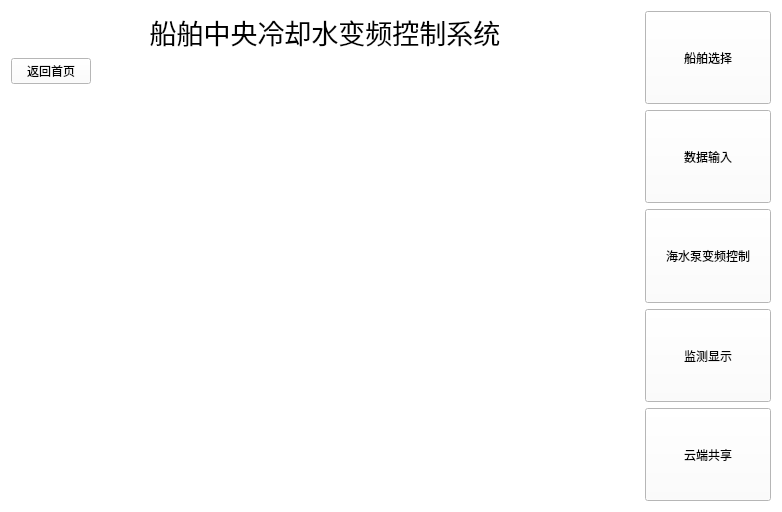
<?xml version="1.0" encoding="UTF-8"?>
<ui version="4.0">
 <class>QWndIndex</class>
 <widget class="QWidget" name="QWndIndex">
  <property name="geometry">
   <rect>
    <x>0</x>
    <y>0</y>
    <width>782</width>
    <height>512</height>
   </rect>
  </property>
  <property name="windowTitle">
   <string>QWndIndex</string>
  </property>
  <property name="styleSheet">
   <string notr="true">QWidget{
	background:white
}</string>
  </property>
  <layout class="QGridLayout" name="gridLayout_2" columnstretch="5,1">
   <item row="0" column="0">
    <layout class="QGridLayout" name="gridLayout" rowstretch="1,1,10">
     <item row="2" column="0">
      <widget class="QWidget" name="wdgContent" native="true">
       <property name="sizePolicy">
        <sizepolicy hsizetype="Preferred" vsizetype="Expanding">
         <horstretch>0</horstretch>
         <verstretch>0</verstretch>
        </sizepolicy>
       </property>
       <layout class="QGridLayout" name="gridLayout_4">
        <item row="0" column="0">
         <layout class="QGridLayout" name="layShow"/>
        </item>
       </layout>
      </widget>
     </item>
     <item row="1" column="0">
      <layout class="QHBoxLayout" name="horizontalLayout">
       <item>
        <widget class="QPushButton" name="btnIndex">
         <property name="text">
          <string>返回首页</string>
         </property>
        </widget>
       </item>
       <item>
        <spacer name="horizontalSpacer">
         <property name="orientation">
          <enum>Qt::Horizontal</enum>
         </property>
         <property name="sizeHint" stdset="0">
          <size>
           <width>40</width>
           <height>20</height>
          </size>
         </property>
        </spacer>
       </item>
      </layout>
     </item>
     <item row="0" column="0">
      <widget class="QLabel" name="label">
       <property name="font">
        <font>
         <pointsize>20</pointsize>
        </font>
       </property>
       <property name="text">
        <string>船舶中央冷却水变频控制系统</string>
       </property>
       <property name="alignment">
        <set>Qt::AlignCenter</set>
       </property>
      </widget>
     </item>
    </layout>
   </item>
   <item row="0" column="1">
    <layout class="QVBoxLayout" name="verticalLayout_2">
     <item>
      <widget class="QPushButton" name="btnSelect">
       <property name="sizePolicy">
        <sizepolicy hsizetype="Minimum" vsizetype="Expanding">
         <horstretch>0</horstretch>
         <verstretch>0</verstretch>
        </sizepolicy>
       </property>
       <property name="text">
        <string>船舶选择</string>
       </property>
      </widget>
     </item>
     <item>
      <widget class="QPushButton" name="btnData">
       <property name="sizePolicy">
        <sizepolicy hsizetype="Minimum" vsizetype="Expanding">
         <horstretch>0</horstretch>
         <verstretch>0</verstretch>
        </sizepolicy>
       </property>
       <property name="text">
        <string>数据输入</string>
       </property>
      </widget>
     </item>
     <item>
      <widget class="QPushButton" name="btnChange">
       <property name="sizePolicy">
        <sizepolicy hsizetype="Minimum" vsizetype="Expanding">
         <horstretch>0</horstretch>
         <verstretch>0</verstretch>
        </sizepolicy>
       </property>
       <property name="text">
        <string>海水泵变频控制</string>
       </property>
      </widget>
     </item>
     <item>
      <widget class="QPushButton" name="btnShow">
       <property name="sizePolicy">
        <sizepolicy hsizetype="Minimum" vsizetype="Expanding">
         <horstretch>0</horstretch>
         <verstretch>0</verstretch>
        </sizepolicy>
       </property>
       <property name="text">
        <string>监测显示</string>
       </property>
      </widget>
     </item>
     <item>
      <widget class="QPushButton" name="btnShare">
       <property name="sizePolicy">
        <sizepolicy hsizetype="Minimum" vsizetype="Expanding">
         <horstretch>0</horstretch>
         <verstretch>0</verstretch>
        </sizepolicy>
       </property>
       <property name="text">
        <string>云端共享</string>
       </property>
      </widget>
     </item>
    </layout>
   </item>
  </layout>
 </widget>
 <layoutdefault spacing="6" margin="11"/>
 <resources/>
 <connections/>
</ui>
